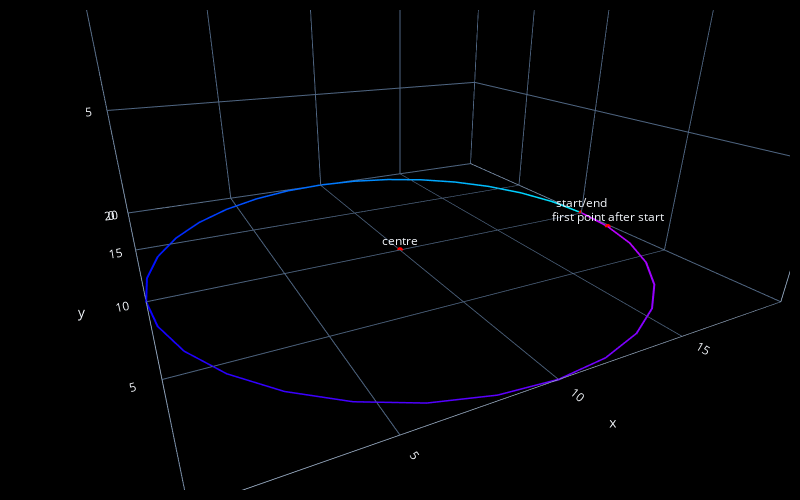

The cell this chart's notebook holds for it:
### Markdown cell above
#### circle

### Code cell
centre_point = fc.Point(x=10, y=10, z=0)
radius = 10
start_angle = 0
segments = 32
clockwise = True
steps = fc.circleXY(centre_point, radius, start_angle, segments, clockwise)
steps.append(fc.PlotAnnotation(point=steps[-1], label="start/end"))
steps.append(fc.PlotAnnotation(point=steps[1], label="first point after start"))
steps.append(fc.PlotAnnotation(point=centre_point, label="centre"))
fc.transform(steps, 'plot', fc.PlotControls(color_type='print_sequence', style='line'))

### Figure 1 — Plotly figure (JSON) as saved in the notebook; plotly's stock layout.template omitted (floating-point values rounded to 4 significant figures)
{"data": [{"line": {"color": ["rgb(204.00, 0.00, 255.00)", "rgb(191.76, 0.00, 255.00)", "rgb(179.26, 0.00, 255.00)", "rgb(167.03, 0.00, 255.00)", "rgb(154.53, 0.00, 255.00)", "rgb(142.29, 0.00, 255.00)", "rgb(129.80, 0.00, 255.00)", "rgb(117.56, 0.00, 255.00)", "rgb(105.06, 0.00, 255.00)", "rgb(92.82, 0.00, 255.00)", "rgb(80.33, 0.00, 255.00)", "rgb(68.09, 0.00, 255.00)", "rgb(55.59, 0.00, 255.00)", "rgb(43.35, 0.00, 255.00)", "rgb(30.86, 0.00, 255.00)", "rgb(18.61, 0.00, 255.00)", "rgb(6.12, 0.00, 255.00)", "rgb(0.00, 7.65, 255.00)", "rgb(0.00, 23.20, 255.00)", "rgb(0.00, 38.76, 255.00)", "rgb(0.00, 54.06, 255.00)", "rgb(0.00, 69.62, 255.00)", "rgb(0.00, 84.92, 255.00)", "rgb(0.00, 100.47, 255.00)", "rgb(0.00, 116.03, 255.00)", "rgb(0.00, 131.33, 255.00)", "rgb(0.00, 146.88, 255.00)", "rgb(0.00, 162.18, 255.00)", "rgb(0.00, 177.73, 255.00)", "rgb(0.00, 193.29, 255.00)", "rgb(0.00, 208.59, 255.00)", "rgb(0.00, 224.15, 255.00)", "rgb(0.00, 239.44, 255.00)"], "width": 4}, "mode": "lines", "showlegend": false, "type": "scatter3d", "x": [20, 19.81, 19.24, 18.32, 17.07, 15.56, 13.83, 11.95, 10, 8.049, 6.173, 4.444, 2.929, 1.685, 0.761, 0.192, 0, 0.192, 0.761, 1.685, 2.929, 4.444, 6.173, 8.049, 10, 11.95, 13.83, 15.56, 17.07, 18.32, 19.24, 19.81, 20], "y": [10, 8.049, 6.173, 4.444, 2.929, 1.685, 0.761, 0.192, 0, 0.192, 0.761, 1.685, 2.929, 4.444, 6.173, 8.049, 10, 11.95, 13.83, 15.56, 17.07, 18.32, 19.24, 19.81, 20, 19.81, 19.24, 18.32, 17.07, 15.56, 13.83, 11.95, 10], "z": [0, 0, 0, 0, 0, 0, 0, 0, 0, 0, 0, 0, 0, 0, 0, 0, 0, 0, 0, 0, 0, 0, 0, 0, 0, 0, 0, 0, 0, 0, 0, 0, 0]}, {"marker": {"color": "red", "size": 2}, "mode": "markers", "showlegend": false, "type": "scatter3d", "x": [20, 19.81, 10], "y": [10.0, 8.049, 10], "z": [0, 0, 0]}], "layout": {"height": 500, "margin": {"b": 10, "l": 10, "pad": 4, "r": 10, "t": 10}, "paper_bgcolor": "black", "scene": {"annotations": [{"showarrow": false, "text": "start/end", "x": 20, "y": 10.0, "yshift": 10, "z": 0}, {"showarrow": false, "text": "first point after start", "x": 19.81, "y": 8.049, "yshift": 10, "z": 0}, {"showarrow": false, "text": "centre", "x": 10, "y": 10, "yshift": 10, "z": 0}], "aspectmode": "cube", "camera": {"center": {"x": 0, "y": 0, "z": -0.5}, "eye": {"x": -0.5, "y": -1, "z": 0}}, "xaxis": {"backgroundcolor": "black", "nticks": 10, "range": [-0.001, 20.0]}, "yaxis": {"backgroundcolor": "black", "nticks": 10, "range": [-0.001, 20.0]}, "zaxis": {"backgroundcolor": "black", "nticks": 10, "range": [0, 20.0]}}, "width": 800}}
